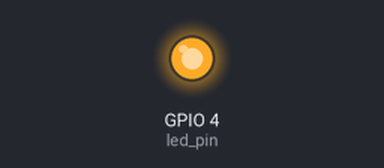
A sketch run on a simulated ESP32. On the bench: output pins drawn as LEDs (lit = HIGH).

Above: at 0.2 s.
At 7.6 s:
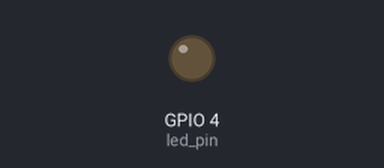
Timing chart, 0 to 10.4 s (numbered marks = the images above):
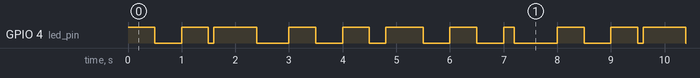

Measured:
- by itself, GPIO 4 (led_pin): repeats every 8.0 s: LOW 0.50 s, HIGH 0.50 s, LOW 0.10 s, HIGH 0.80 s, LOW 0.60 s, HIGH 0.50 s, LOW 0.50 s, HIGH 0.50 s, LOW 0.30 s, HIGH 0.70 s, LOW 0.50 s, HIGH 0.50 s, LOW 0.50 s, HIGH 0.20 s, LOW 0.80 s, HIGH 0.50 s
- by itself, everything shown: repeats every 8.0 s, in 16 steps

The sketch:

Actividad_01.ino
```cpp
#include <Arduino.h> // Si utiliza el entorno de Arduino, esta linea debera ser comentada
/**
 * Tarea que realiza el parpadeo de un LED
 */

// Configuracion de nucleos a utilizar
#if CONFIG_FREERTOS_UNICORE
static const BaseType_t app_cpu = 0;
#else
static const BaseType_t app_cpu = 1;
#endif

// Numero de GPIO a utilizar
static const int led_pin = 4;

// Tarea 1
void toggleLED(void *parameter) {
  while(1) {
    digitalWrite(led_pin, HIGH);
    vTaskDelay(500 / portTICK_PERIOD_MS);
    digitalWrite(led_pin, LOW);
    vTaskDelay(500 / portTICK_PERIOD_MS);
  }
}
// Tarea 2
  void toggleLED2(void *parameter) {
  while(1) {
    digitalWrite(led_pin, HIGH);
    vTaskDelay(800 / portTICK_PERIOD_MS);
    digitalWrite(led_pin, LOW);
    vTaskDelay(800 / portTICK_PERIOD_MS);
  }
}

void setup() {

  // Configuracion de GPIO como salida
  pinMode(led_pin, OUTPUT);

  // Task to run forever
  xTaskCreatePinnedToCore(  // Use xTaskCreate() in vanilla FreeRTOS
              toggleLED,    // Function to be called
              "Toggle LED", // Name of task
              1024,         // Stack size (bytes in ESP32, words in FreeRTOS)
              NULL,         // Parameter to pass to function
              1,            // Task priority (0 to configMAX_PRIORITIES - 1)
              NULL,         // Task handle
              app_cpu);     // Run on one core for demo purposes (ESP32 only)

  xTaskCreatePinnedToCore(
              toggleLED2,
              "Toggle 2",
              1024,
              NULL,
              1,
              NULL,
              app_cpu);
}
void loop() {
}
/* -----------Comentarios---------------
   Se generan dos tareas, al cambiar la prioridad de éstas, se observa
   que la de mayor prioridad se logra ver más. En el caso de que tengan
   la misma prioridad, hay un comportamiento estable entre ellas.*/


// Después de la sección del loop principal, deberá agregregar un comentario donde indique lo que realiza el código.
//Genere un código que contemple lo siguiente:

// Dos tareas que permitan controlar el toggle de un GPIO. (Solo un GPIO por tarea)
// El toggle de una tarea deberá ser del doble de la frecuencia de la otra tarea.
/* Modifique la prioridad de las tareas, primero establezca la prioridad igual, después modifique la prioridad e invierta
  esta prioridad con la finalidad de observar el comportamiento a través de un osciloscopio. */
/* Después del loop principal deberá agregar una sección de comentarios donde realizará un análisis del comportamiento.
   Si desea agregar imagenes deberá integrarlas en el repositorio. */
```
